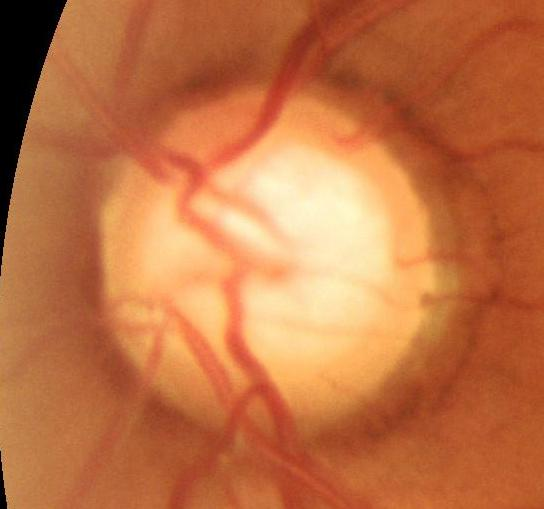
#> input picture glaucoma/data aumentation/disk_dataset/0/1503_left.jpg, 544 x 509 px; its folder holds only this picture in this run
$ jupyter execute himanchu_crop.ipynb
#> lines starting #> are read from the running program, lines starting #| are printed output that depends on the picture
[cell 1]
from imutils import contours
from skimage import measure
import numpy as np
import imutils
import cv2
import pandas as pd
import glob

import seaborn as sns
import matplotlib.pyplot as plt
from PIL import Image

from tqdm.auto import tqdm
tqdm.pandas()

[cell 2]
def get_folder(path):
    return path.split('/')[-2]

def get_file(path):
    return path.split('/')[-1]

def get_extension(filename):
  return filename.split(".")[1]

def get_filename(filename):
  return filename.split(".")[0]

[cell 3]
path_list = (glob.glob("/content/drive/MyDrive/himanshu_original/0/*.*")) + (glob.glob("/content/drive/MyDrive/himanshu_original/1/*.*"))

[cell 4]
get_folder("/content/drive/MyDrive/himanshu_original/1/image460prime.tif")

[cell 5]
get_file("/content/drive/MyDrive/himanshu_original/1/image460prime.tif")

[cell 6]
df = pd.DataFrame(columns=['path', 'folder', 'file', 'extension'])

[cell 7]
df['path'] = path_list

[cell 8]
df['folder'] = df.path.progress_apply(get_folder)

[cell 9]
df['file'] = df.path.progress_apply(get_file)

[cell 10]
df['extension'] = df.file.progress_apply(get_extension)

[cell 11]
df['filename'] = df.file.progress_apply(get_filename)

[cell 12]
df

[cell 13]
def get_disk(row):
  try:
    image = row.path
    folder = row.folder

    image = cv2.imread(image)
#> image is the input picture: shape (509, 544, 3); mean B, G, R 68.4, 114.7, 193
    filename = row.filename

    width = 512
    dim = (width, width)
    image = cv2.resize(image, dim, interpolation = cv2.INTER_AREA)
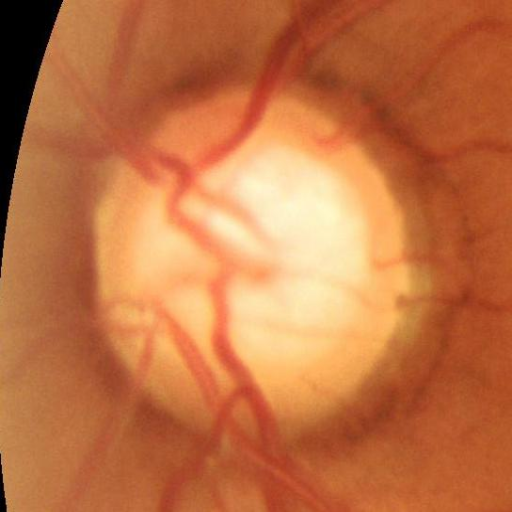
#> image: shape (512, 512, 3); mean B, G, R 68.3, 114.6, 192.9
    crop = 100
    image = image[crop:width-crop, crop:width-crop]
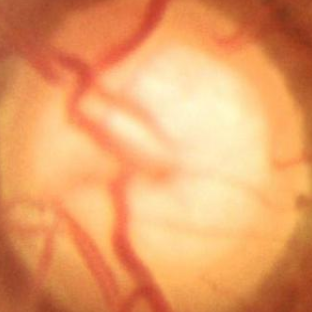
#> image: shape (312, 312, 3); mean B, G, R 103.1, 159.8, 232.4
    image = Image.fromarray(image)
    image.save("himanchu_cropped/"+str(folder)+"/"+filename+".png")
  except Exception as e:
    print (str(e))
    print (row.file)
    pass

$ run again, on glaucoma/data aumentation/disk_dataset/0/2945_left.jpg
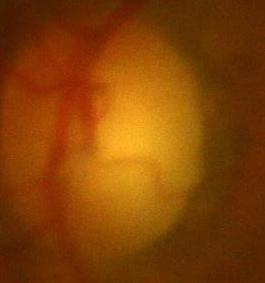
#> input picture glaucoma/data aumentation/disk_dataset/0/2945_left.jpg, 265 x 283 px
#> in get_disk, image is the input picture: shape (283, 265, 3); mean B, G, R 6.2, 66.6, 132.3
#> in get_disk, `image = cv2.resize(image, dim, interpolation = cv2.INTER_AREA)`:
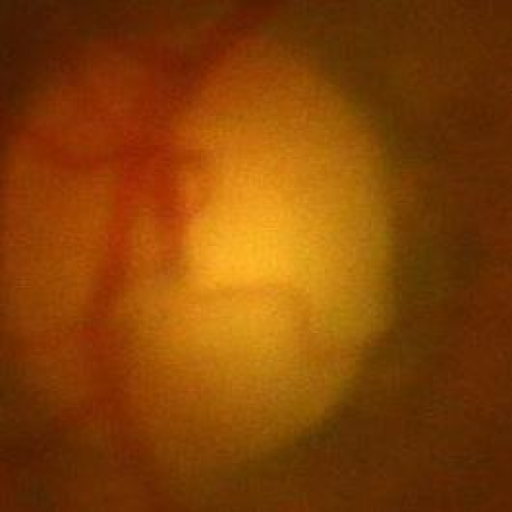
#> image: shape (512, 512, 3); mean B, G, R 6.1, 66.5, 132.2
#> in get_disk, `image = image[crop:width-crop, crop:width-crop]`:
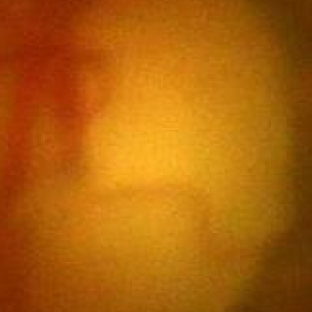
#> image: shape (312, 312, 3); mean B, G, R 11.8, 98.3, 173.7

$ run again, on glaucoma/data aumentation/disk_dataset/0/3044_right.jpg
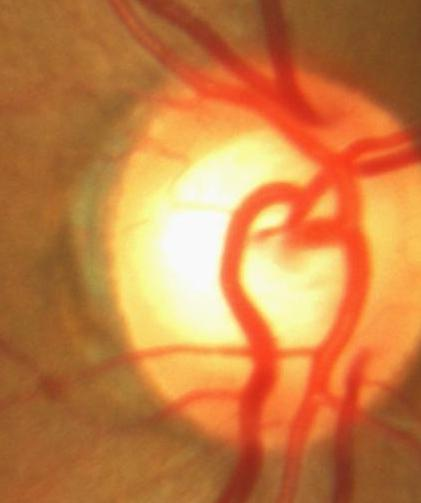
#> input picture glaucoma/data aumentation/disk_dataset/0/3044_right.jpg, 421 x 503 px
#> in get_disk, image is the input picture: shape (503, 421, 3); mean B, G, R 68.6, 127, 198.9
#> in get_disk, `image = cv2.resize(image, dim, interpolation = cv2.INTER_AREA)`:
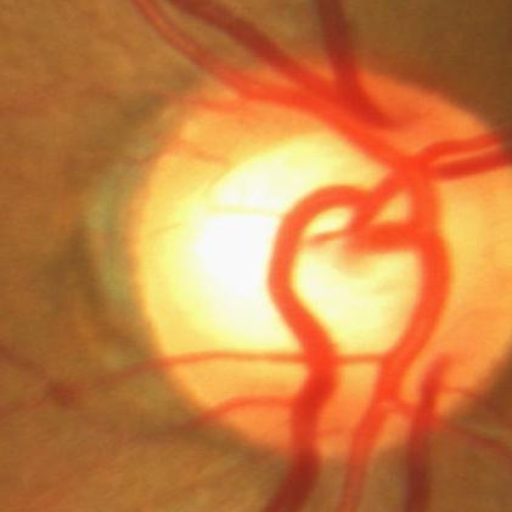
#> image: shape (512, 512, 3); mean B, G, R 68.5, 126.9, 198.8
#> in get_disk, `image = image[crop:width-crop, crop:width-crop]`:
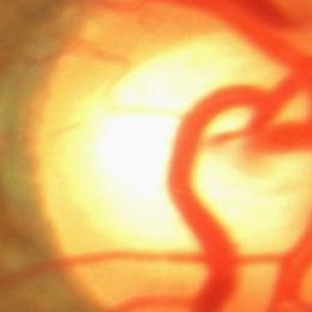
#> image: shape (312, 312, 3); mean B, G, R 105.4, 172.9, 234.9

$ run again, on glaucoma/data aumentation/disk_dataset/0/3074_right.jpg
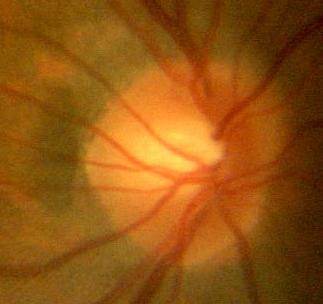
#> input picture glaucoma/data aumentation/disk_dataset/0/3074_right.jpg, 323 x 304 px
#> in get_disk, image is the input picture: shape (304, 323, 3); mean B, G, R 18.2, 85.6, 147
#> in get_disk, `image = cv2.resize(image, dim, interpolation = cv2.INTER_AREA)`:
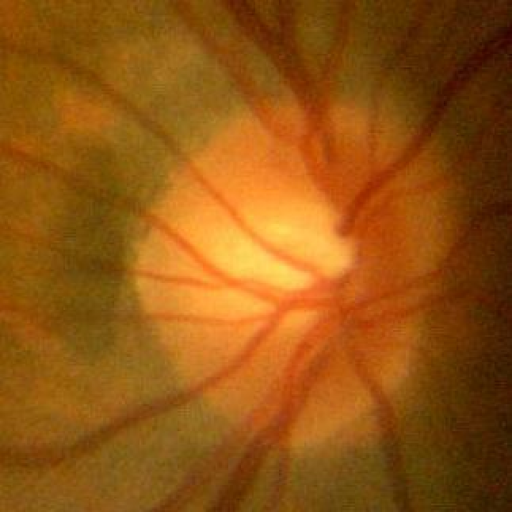
#> image: shape (512, 512, 3); mean B, G, R 18.1, 85.6, 147
#> in get_disk, `image = image[crop:width-crop, crop:width-crop]`:
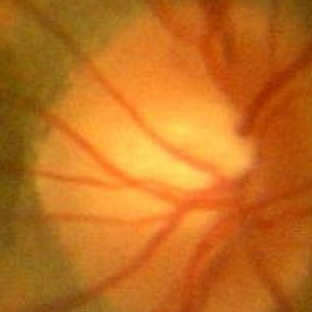
#> image: shape (312, 312, 3); mean B, G, R 31.6, 111.9, 193.9

$ run again, on glaucoma/data aumentation/disk_dataset/0/215.jpg
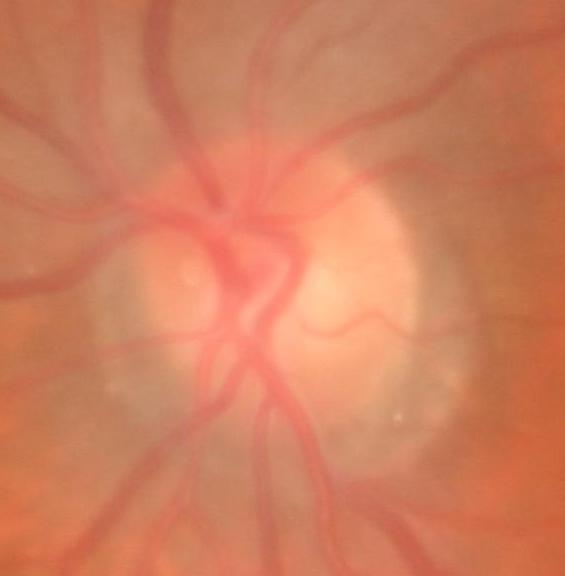
#> input picture glaucoma/data aumentation/disk_dataset/0/215.jpg, 565 x 576 px
#> in get_disk, image is the input picture: shape (576, 565, 3); mean B, G, R 94.7, 127.2, 208.5
#> in get_disk, `image = image[crop:width-crop, crop:width-crop]`:
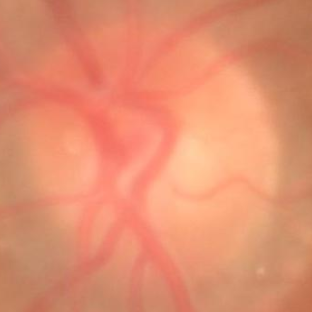
#> image: shape (312, 312, 3); mean B, G, R 111.3, 143.1, 226.4
